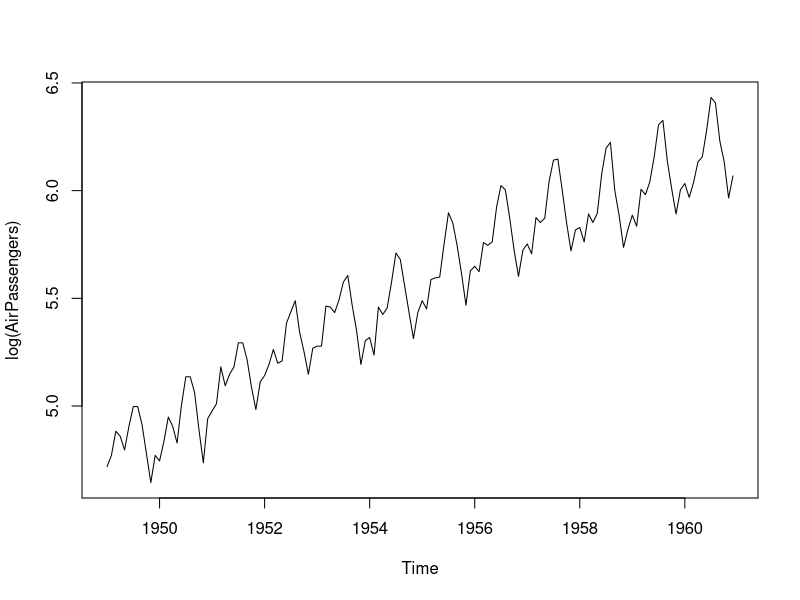
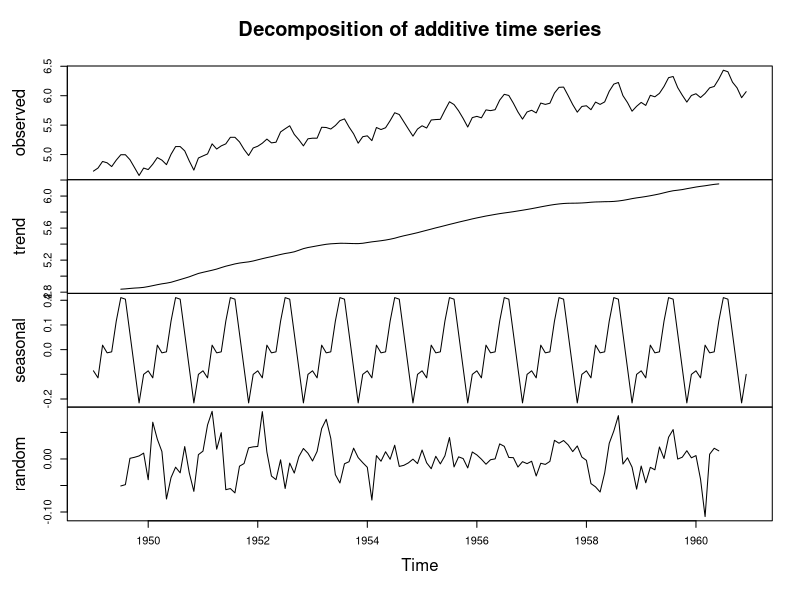
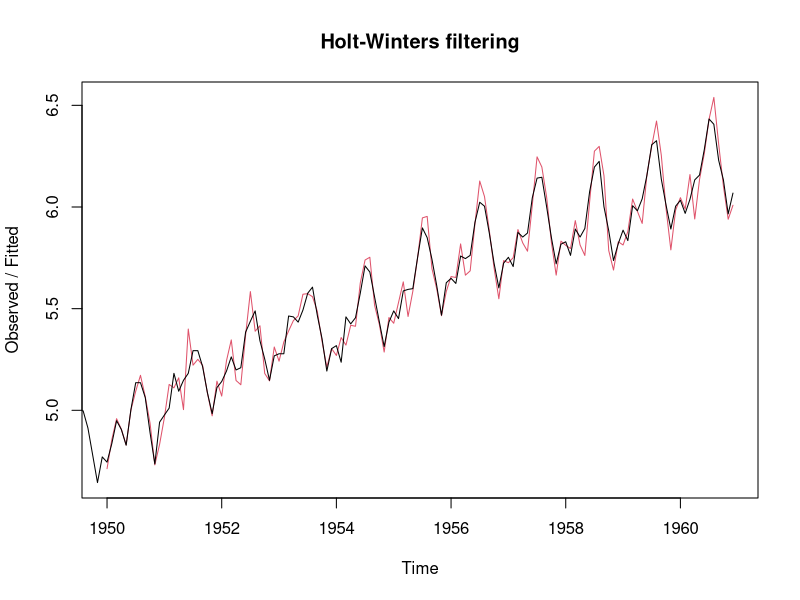
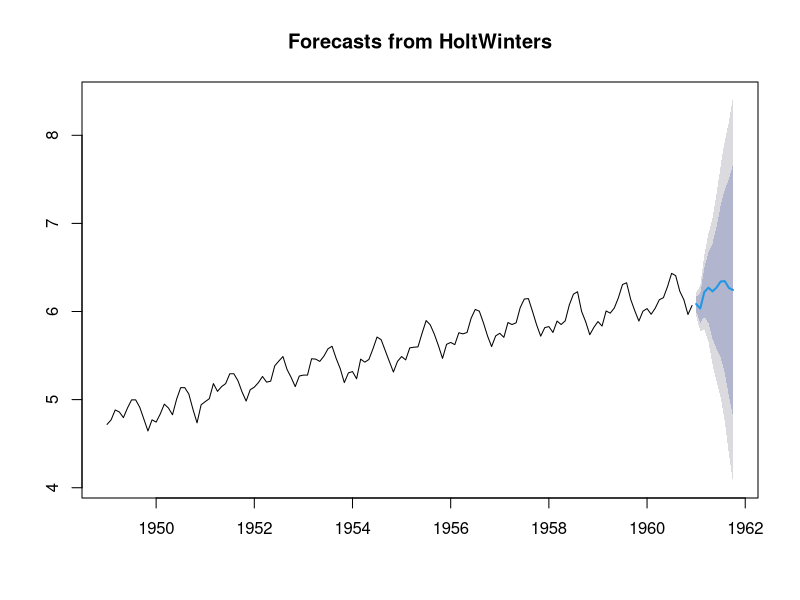
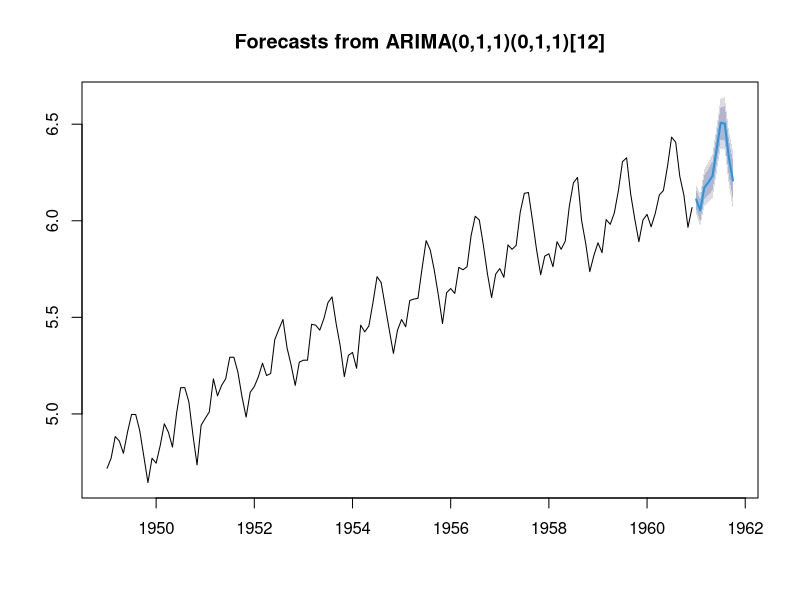
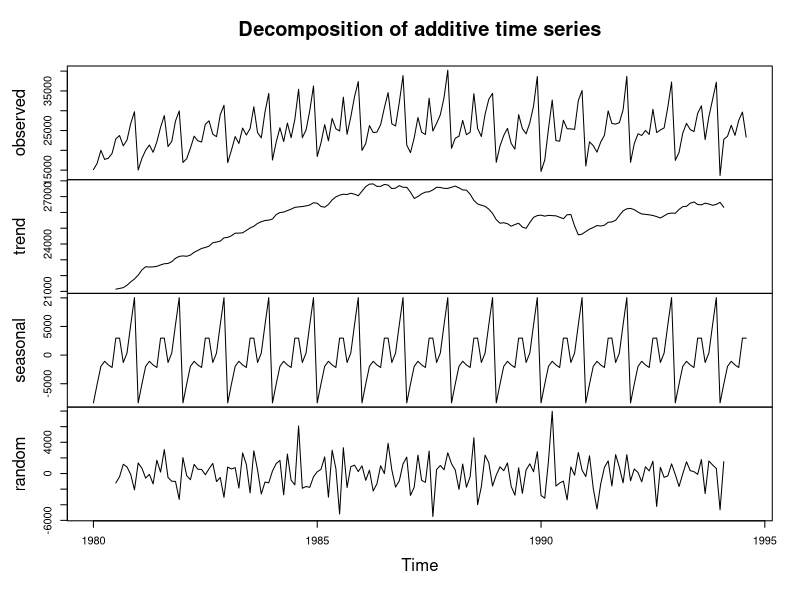
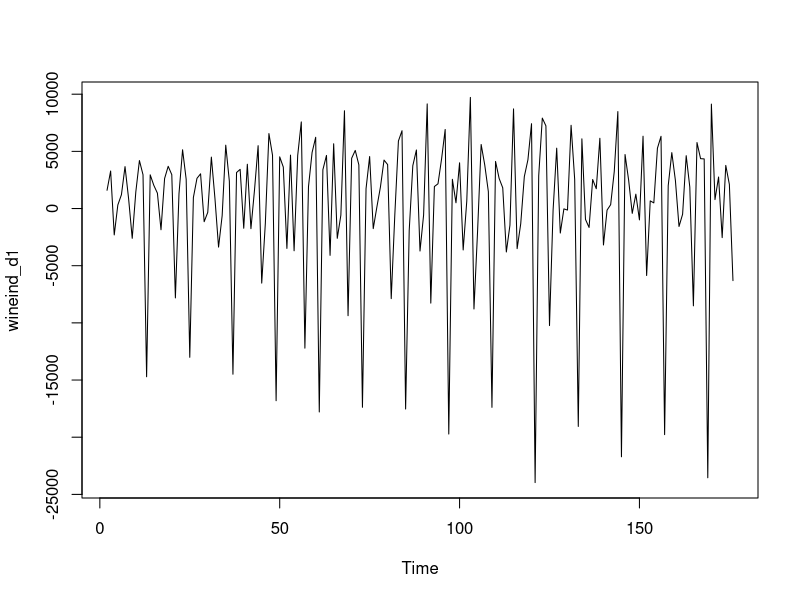
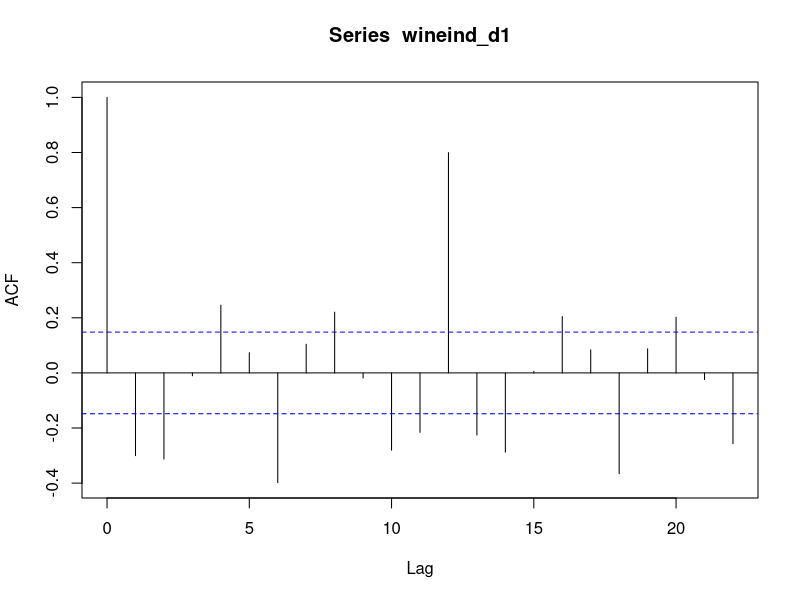

Generate these figures, in order, with R:
## ---- chunk 1
# Load the forecast library
library(forecast)

# Preview of the AirPassengers data
head(AirPassengers)

# Plot - log of AirPassengers data
plot(log(AirPassengers))

# Decompose log of AirPassengers data
APdecomp<-decompose(log(AirPassengers))

# Plot - decomposed log of AirPassengers data
plot(APdecomp)

# Fit Holt-Winters model to log of AirPassengers data
HoltWinters(log(AirPassengers),beta=TRUE,gamma=TRUE)

# Plot the Holt-Winters model
mod1<-HoltWinters(log(AirPassengers),beta=TRUE,gamma=TRUE)
plot(mod1)

# Forecast next 10 periods for this Holt-Winters model
mod1fs<-forecast(mod1,h=10)

# Plot forecast for the next 10 periods for this Holt-Winters model
plot(mod1fs)

# Fit ARIMA model to log of AirPassengers data
auto.arima(log(AirPassengers))

# Forecast next 10 periods for this ARIMA model
mod2<-auto.arima(log(AirPassengers))
mod2fs<-forecast(mod2,h=10)

# Plot forecast for next 10 periods for this ARIMA model
plot(mod2fs)
## ---- chunk 2
# Preview of the wineind data
head(wineind)

# Decompose wineind data
winedecomp<-decompose(wineind)

# Preview wineind data by month
head(winedecomp$seasonal)

# Plot decomposed wineind data
plot(winedecomp)

# Create time series of wineind data
wineind_ts<-ts(wineind)

# Calculate differences
wineind_d1=diff(wineind_ts,differences=1)

# Plot differences of 1
plot(wineind_d1)

# Calculate autocorrelation where differences is 1
acf(wineind_d1)

# Calculate autocorrelation without plot
acf(wineind_d1,plot=FALSE)

# Fit Holt-Winters model to wineind data
HoltWinters(wineind,beta=FALSE)

# Fit manual ARIMA model to wineind data with differences and seasonality
arima(wineind,order=c(1,1,2),seasonal=c(0,1,1))

## ---- chunk 3
# Run auto.arima to double check manual formula
auto.arima(wineind)
